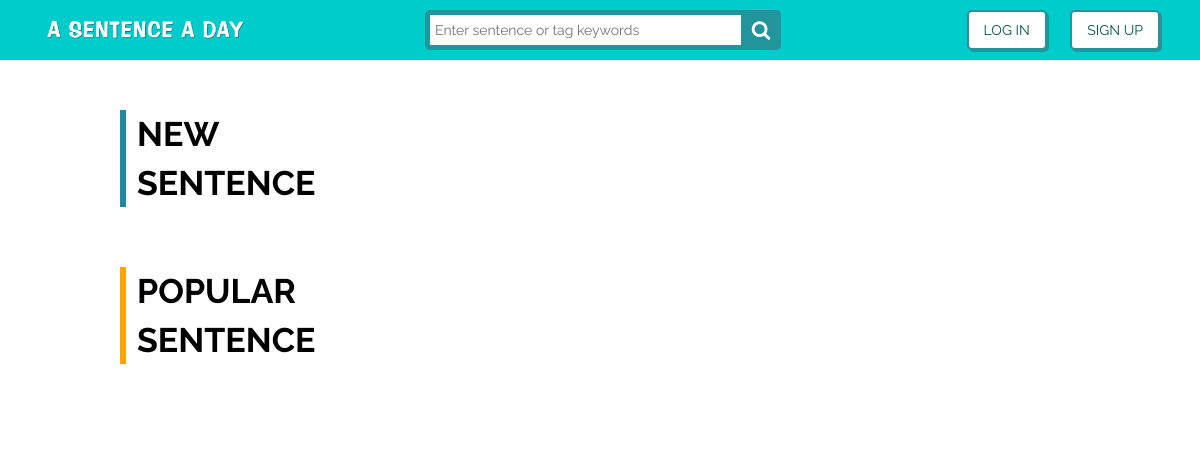
Before: / with the older database file.
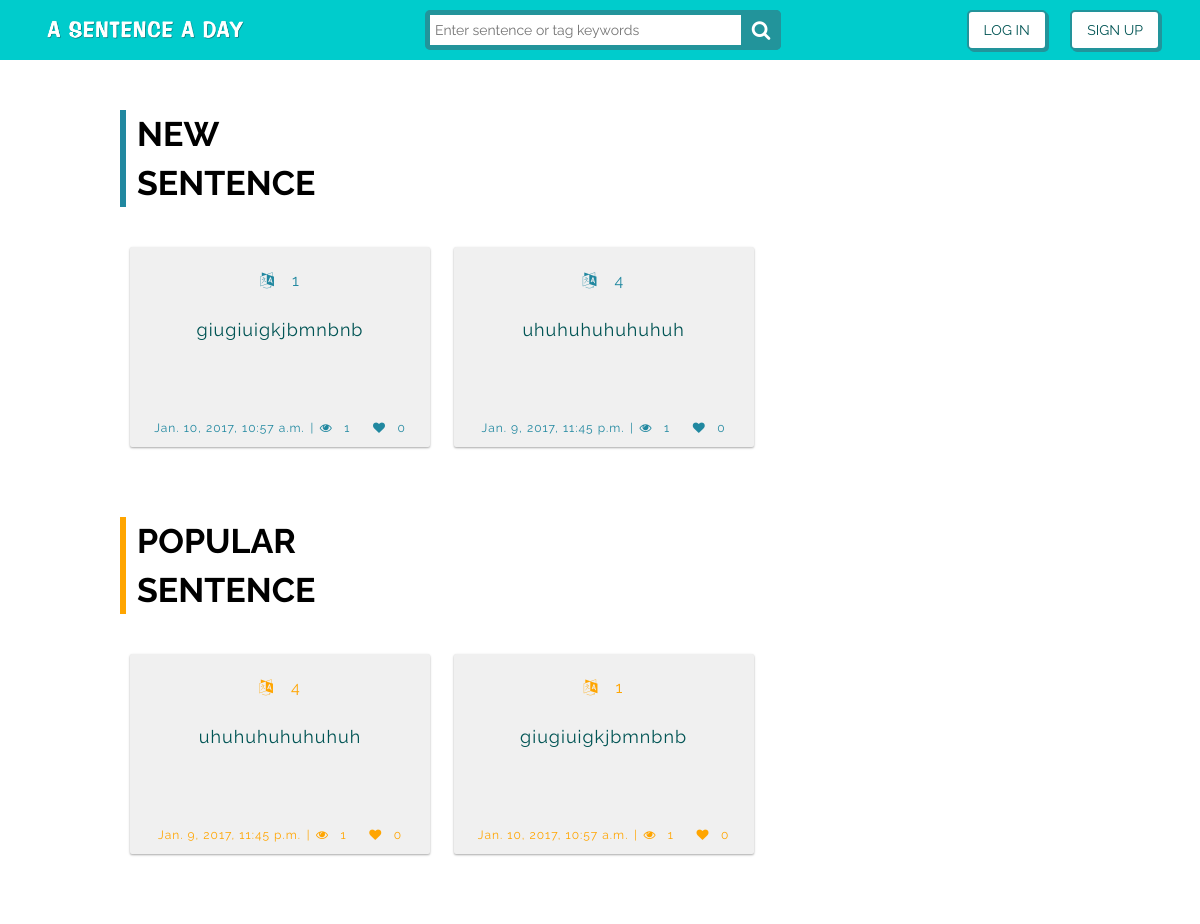
After: the same page with the newer database file.
### sentence/models.py (models this page shows, shortened)
class Sentence(models.Model):
	SID = models.AutoField(primary_key=True, null=False, unique=True)
	Date = models.DateTimeField(default=timezone.now, blank=True)
	Content = models.TextField()
	Sentence_tag = models.TextField(null=False, default='unknown')
	TopicID = models.ForeignKey('Topic',null=True,on_delete=models.CASCADE)
	UID = models.ForeignKey('User', on_delete=models.CASCADE)
	Likes = models.PositiveIntegerField(default=0)
	Views = models.PositiveIntegerField(default=0)
	Translation_count = models.PositiveIntegerField(default=0)

### sentence/views.py (the view)
# urls.py: url(r'^$', views.index,name="index"),
def index(request):
    sentencemodel_date_order = Sentence.objects.filter().order_by('-Date')[:8]
    sentencemodel_like_order = Sentence.objects.filter().order_by('-Likes')[:8]
    uid = request.session.get('UID')
    if User.objects.filter(UID = uid).exists():
        if request.session.get('UID'):
            print('login index')
            usermodel = User.objects.get(UID=request.session['UID'])
            context = {'username': usermodel,'sentence_content': sentencemodel_like_order,
            'sentence_content_date': sentencemodel_date_order,'extend_index': 'sentence/background.html'}
            return render(request, "sentence/index.html",context)
        else:
            print('logout index')
            context = {'sentence_content': sentencemodel_like_order,'sentence_content_date': sentencemodel_date_order
            ,'extend_index': 'sentence/background.html'}
            return render(request, "sentence/index.html",context)
    else:
        context = {'sentence_content': sentencemodel_like_order,'sentence_content_date': sentencemodel_date_order
        ,'extend_index': 'sentence/background.html'}
        return render(request, "sentence/index.html",context)

### sentence/templates/sentence/index.html (shortened to what the changed rows need)
{% extends 'sentence/background.html' %}
{% load staticfiles %}
{% load tz %}
{% block content1 %}
{% if username %}
<div class="inputfield-container">
    <section>
        <div class="row">
            <div class="col-md-12 fields" id="post-btn" data-toggle="modal">
                <label for="input">What do you want to say today?</label>
                <input id="input" type='text'></input>
            </div>
        </div>
    </section>
</div>
            <div class="modal fade" id="post-modal" role="dialog">
                <div class="modal-dialog">
                    <div class="post-box sentence">
                        <div class="top" style="padding: 15px;">
                            <button type="button" class="close" data-dismiss="modal" style="outline: 0;"><i class="fa fa-times"></i></button>
                        </div>
                        <div class="postbox-content sentence">
                          <form method = "POST" action="/sentence_post/" >
                              {% csrf_token %}
                              {{ form.as_p }}
                              <h2>DAILY POST</h2>
                                <i class="fa fa-pencil" style="color:#00CCCC;"></i>&emsp;<font class="postbox-inputtitle">SENTENCE</font>
                                <p><textarea cols="50" rows="5" id="input" type='text' name='sentence' placeholder="No more than 50 words" required></textarea></p>
                                <i class="fa fa-tag" style="color:#00CCCC;"></i>&emsp;<font class="postbox-inputtitle">LANGUAGE</font>
                                <input type="text" name="language" placeholder="Type the language (English only)" required></input>
                                <i class="fa fa-tag" style="color:#00CCCC;"></i>&emsp;<font class="postbox-inputtitle">HASH TAG KEYWORDS</font>
                                <input type="text" name="topic" placeholder="#Keywords (Optional)" /></input>
                                <i class="fa fa-external-link" style="color:#00CCCC;"></i>&emsp;<font class="postbox-inputtitle">RELATIVE LINK</font>
                                <input type='text' id="link" name='link' placeholder="Paste Link (Optional)"></input>
                                <div id="show_link"></div>
                                <div><input id="post-submit" type="submit" name="post_submit" value="Submit" /></div>
                          </form>
                        </div>
                    </div>
                </div>
            </div>
<div class="index-wrapper" style="position: absolute; margin-top: 150px;">
      <div class="index-title newtitle">
        <div class="index-title-word">New</div>
        <div class="index-title-word">Sentence</div>
      </div>
      <div class="index-content">
        <div class="postcard-container">
        {% for surl in sentence_content_date %}
            <a href="{% url 'sentence_url' sid=surl.SID%}">
                <div class="card card-1 new">
                  <div class="postcard-time new">
                    <span class="postcount translate"><i class="fa fa-language"></i>&emsp;{{ surl.Translation_count }}</span>
                  </div>
                  <div class="postcard-content new">{{surl.Content}}</div>
                  <div class="postcard-btn new">
                    <span class="posttime">{{surl.Date|timezone:"Asia/Taipei"}}</span>
                    <span>|</span>
                    <i class="fa fa-eye"></i>&ensp;<span class="postcount eye">{{ surl.Views }}</span>
                    &ensp;
                    <a><button class="cardheart" data-post-id="{{ surl.SID }}"><i class="fa fa-heart"></i>&ensp;<span class="postcount heart like_{{ surl.SID }}">{{ surl.Likes }}</span></button></a>
                  </div>
                </div>
            </a>
          {% endfor %}
        </div>
      </div>
      <div class="index-title poputitle">
        <div class="index-title-word">Popular</div>
        <div class="index-title-word">Sentence</div>
      </div>
      <div class="index-content">
        <div class="postcard-container">
        {% for surl in sentence_content %}
            <a href="{% url 'sentence_url' sid=surl.SID%}">
                <div class="card card-1 popu">
                  <div class="postcard-time popu">
                    <span class="postcount translate"><i class="fa fa-language"></i>&emsp;{{ surl.Translation_count }}</span>
                  </div>
                  <div class="postcard-content popu">{{surl.Content}}</div>
                  <div class="postcard-btn popu">
                    <span class="posttime">{{surl.Date|timezone:"Asia/Taipei"}}</span>
                    <span>|</span>
                    <i class="fa fa-eye"></i>&ensp;<span class="postcount eye">{{ surl.Views }}</span>
                    &ensp;
                    <a><button class="cardheart" data-post-id="{{ surl.SID }}"><i class="fa fa-heart"></i>&ensp;<span class="postcount heart like_{{ surl.SID }}">{{ surl.Likes }}</span></button></a>
                  </div>
                </div>
            </a>
        {% endfor %}
        </div>
      </div>
</div>
{% else %}
<div class="index-wrapper">
      <div class="index-content">
        <div class="postcard-container">
          {% for surl in sentence_content_date %}
            <a href="{% url 'sentence_url' sid=surl.SID%}">
                <div class="card card-1 new">
                  <div class="postcard-time new">
                    <span class="postcount translate"><i class="fa fa-language"></i>&emsp;{{ surl.Translation_count }}</span>
                  </div>
                  <div class="postcard-content new">{{surl.Content}}</div>
                  <div class="postcard-btn new">
                    <span class="posttime">{{surl.Date|timezone:"Asia/Taipei"}}</span>
                    <span>|</span>
                    <i class="fa fa-eye"></i>&ensp;<span class="postcount eye">{{surl.Views}}</span>
                    <a href="/"><i class="fa fa-heart"></i>&ensp;<span class="postcount heart">{{surl.Likes}}</span></a>
                  </div>
                </div>
            </a>
          {% endfor %}
        </div>
      </div>
      <div class="index-content">
        <div class="postcard-container">
        {% for surl in sentence_content %}
            <a href="{% url 'sentence_url' sid=surl.SID%}">
                <div class="card card-1 popu">
                  <div class="postcard-time popu">
                    <span class="postcount translate"><i class="fa fa-language"></i>&emsp;{{ surl.Translation_count }}</span>
                  </div>
                  <div class="postcard-content popu">{{surl.Content}}</div>
                  <div class="postcard-btn popu">
                    <span class="posttime">{{surl.Date|timezone:"Asia/Taipei"}}</span>
                    <span>|</span>
                    <i class="fa fa-eye"></i>&ensp;<span class="postcount eye">{{surl.Views}}</span>
                    <i class="fa fa-heart"></i>&ensp;<span class="postcount heart">{{surl.Likes}}</span>
                  </div>
                </div>
            </a>
        {% endfor %}
        </div>
      </div>
</div>
{% endif %}
{% endblock content1 %}

Changed rows visible on the page:
added Sentence: Translation_count "1", Content "giugiuigkjbmnbnb", Date "Jan. 10, 2017, 10:57 a.m.", Views "1", Likes "0"
added Sentence: Translation_count "4", Content "uhuhuhuhuhuhuh", Date "Jan. 9, 2017, 11:45 p.m.", Views "1", Likes "0"
